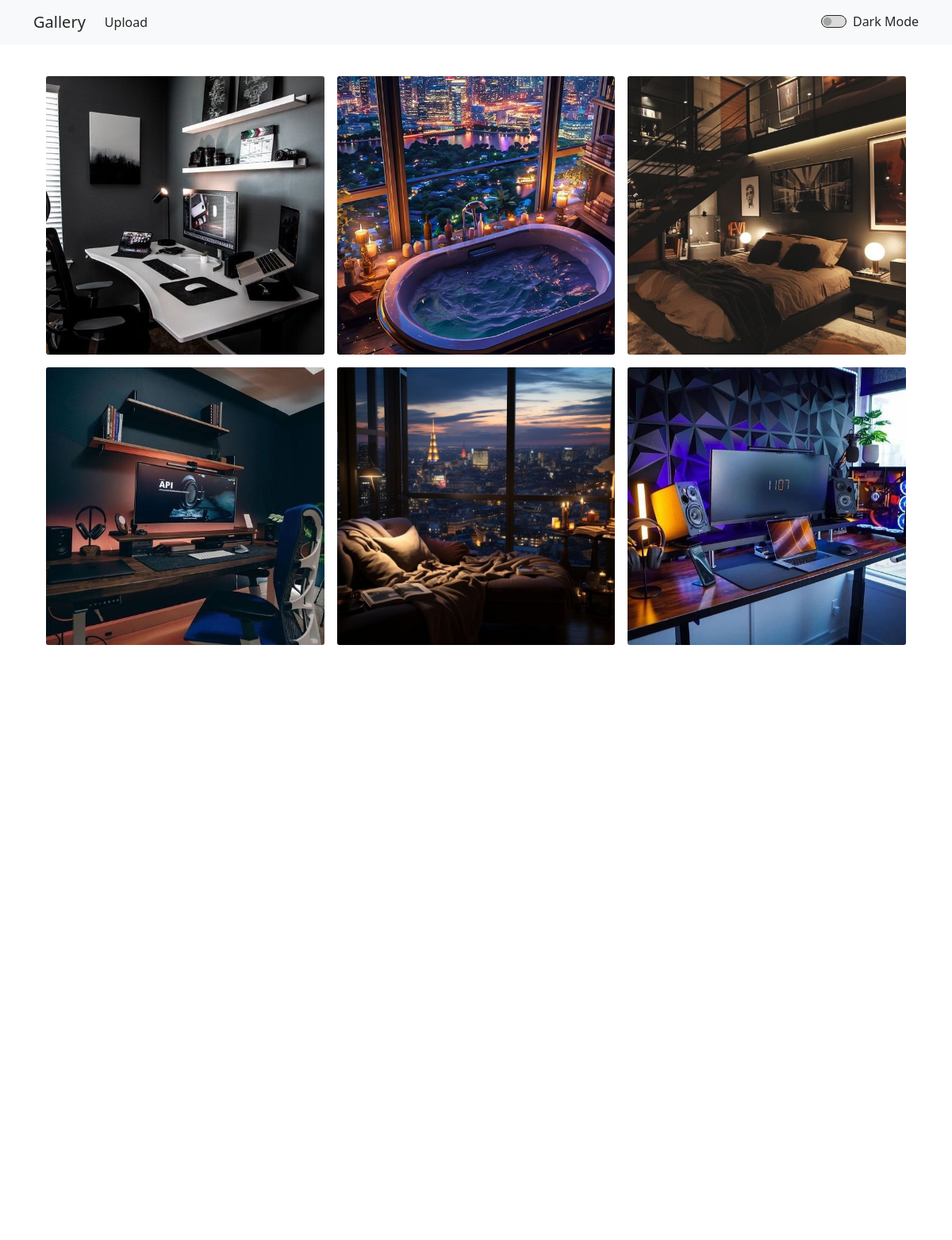
Before: / with the older database file.
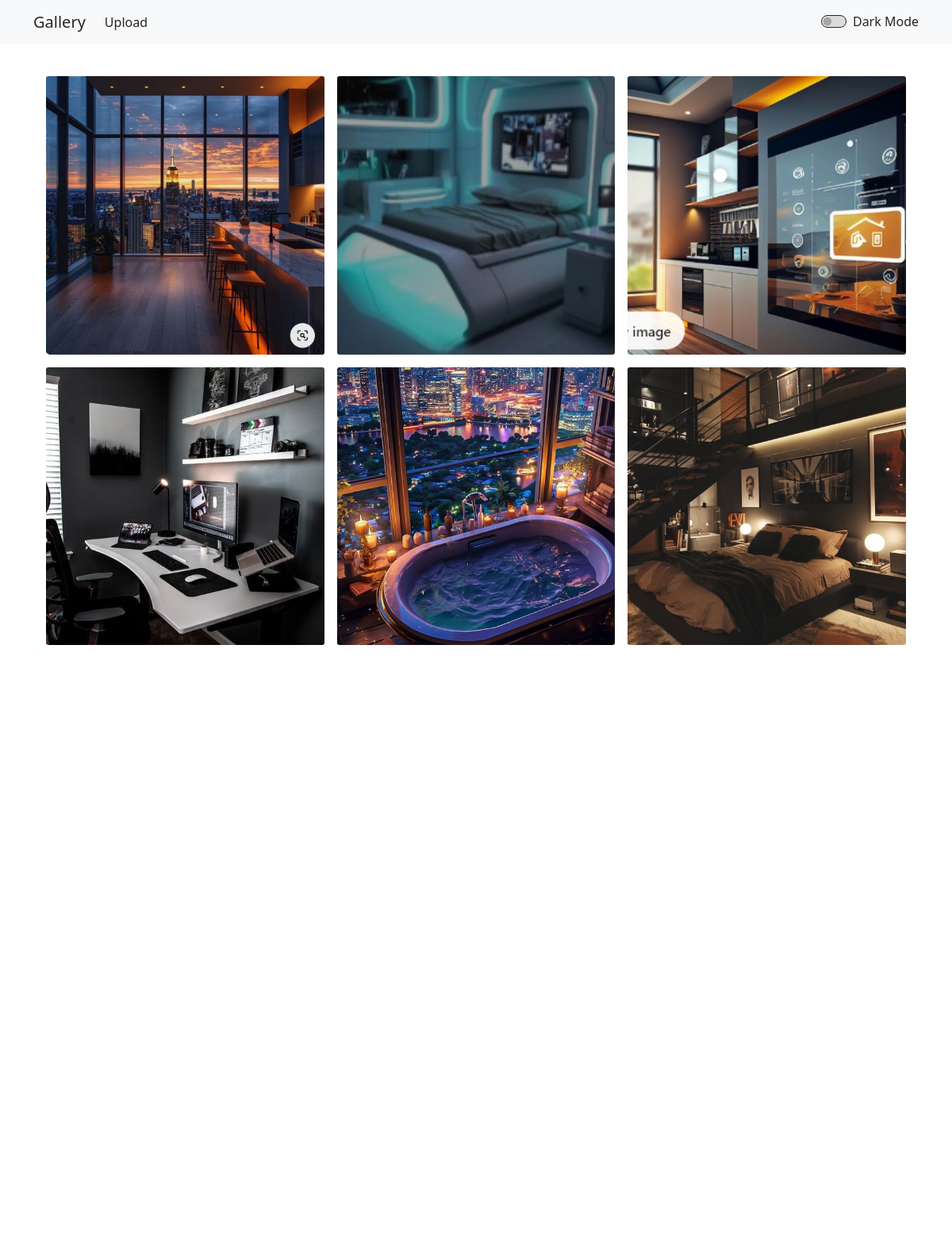
After: the same page with the newer database file.
### models.py (models this page shows)
class Image(db.Model):
    id = db.Column(db.Integer, primary_key=True)
    filename = db.Column(db.String(255), nullable=False)
    original_filename = db.Column(db.String(255), nullable=False)
    created_at = db.Column(db.DateTime, default=datetime.utcnow)
    file_size = db.Column(db.Integer)
    mime_type = db.Column(db.String(100))

### routes.py (the view)
@app.route('/')
def index():
    page = 1
    images = Image.query.order_by(Image.created_at.desc()).paginate(
        page=page, per_page=IMAGES_PER_PAGE, error_out=False)
    return render_template('gallery.html', images=images.items, has_next=images.has_next)

### templates/gallery.html (shortened to what this page needs)
{% extends "base.html" %}
{% block content %}
<div class="gallery-grid" id="gallery-container" data-next-page="2" data-has-next="{{ 'true' if has_next else 'false' }}">
    {% for image in images %}
    <div class="gallery-item" data-image-id="{{ image.id }}">
        <img src="{{ url_for('static', filename='uploads/' + image.filename) }}"
             alt="{{ image.original_filename }}"
             data-img-src="{{ url_for('static', filename='uploads/' + image.filename) }}">
    </div>
    {% endfor %}
</div>
{% endblock %}

### templates/base.html (shortened to what this page needs)
<!DOCTYPE html>
<html lang="en">
<head>
    <link href="https://cdn.jsdelivr.net/npm/bootstrap@5.1.3/dist/css/bootstrap.min.css" rel="stylesheet">
    <link href="https://cdnjs.cloudflare.com/ajax/libs/font-awesome/6.0.0/css/all.min.css" rel="stylesheet">
    <link rel="stylesheet" href="{{ url_for('static', filename='css/style.css') }}">
</head>
<body>
    <nav class="navbar navbar-expand-lg navbar-light bg-light">
        <div class="container">
            <a class="navbar-brand" href="{{ url_for('index') }}">Gallery</a>
            <div class="collapse navbar-collapse" id="navbarNav">
                <ul class="navbar-nav me-auto">
                    <li class="nav-item">
                        <a class="nav-link" href="{{ url_for('upload') }}">Upload</a>
                    </li>
                </ul>
                <div class="form-check form-switch">
                    <input class="form-check-input" type="checkbox" id="theme-toggle">
                    <label class="form-check-label" for="theme-toggle">Dark Mode</label>
                </div>
            </div>
        </div>
    </nav>
    <div class="container mt-4">
        {% block content %}{% endblock %}
    </div>
</body>
</html>

### static/css/style.css (style rules this page uses)
:root { --bg-primary: #ffffff; --text-primary: #262626; --border-color: #dbdbdb; --modal-bg: rgba(0, 0, 0, 0.85); --navbar-bg: #f8f9fa; --navbar-text: #262626; }
body { background-color: var(--bg-primary); color: var(--text-primary); transition: background-color 0.3s, color 0.3s; }
.gallery-grid { display: grid; grid-template-columns: repeat(auto-fill, minmax(300px, 1fr)); gap: 1rem; padding: 1rem; }
.gallery-item { position: relative; padding-bottom: 100%; cursor: pointer; overflow: hidden; border-radius: 3px; opacity: 0; transform: translateY(20px); animation: fadeInUp 0.5s ease forwards; }
.gallery-item img { position: absolute; top: 0; left: 0; width: 100%; height: 100%; object-fit: cover; transition: transform 0.3s; }
.navbar { background-color: var(--navbar-bg) !important; transition: background-color 0.3s; }
.navbar-light .navbar-brand, .navbar-light .navbar-nav .nav-link { color: var(--navbar-text); }
.form-check-input { background-color: var(--border-color); border-color: var(--text-primary); }
.form-check-label { color: var(--text-primary); }

Changed rows visible on the page:
no longer on this page (row unchanged): Image: filename+original_filename (picture)
no longer on this page (row unchanged): Image: filename+original_filename (picture)
no longer on this page (row unchanged): Image: filename+original_filename (picture)
added Image: filename+original_filename (picture)
added Image: filename+original_filename (picture)
added Image: filename+original_filename (picture)
